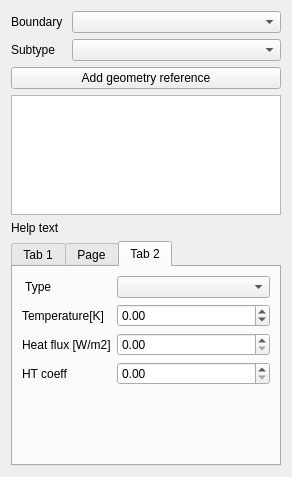
<?xml version="1.0" encoding="UTF-8"?>
<ui version="4.0">
 <class>TaskFemConstraintFluidBoundary</class>
 <widget class="QWidget" name="TaskFemConstraintFluidBoundary">
  <property name="geometry">
   <rect>
    <x>0</x>
    <y>0</y>
    <width>292</width>
    <height>477</height>
   </rect>
  </property>
  <property name="windowTitle">
   <string>Form</string>
  </property>
  <layout class="QVBoxLayout" name="verticalLayout">
   <item>
    <layout class="QFormLayout" name="layoutBoundaryType">
     <item row="0" column="0">
      <widget class="QLabel" name="labelBoundaryType">
       <property name="sizePolicy">
        <sizepolicy hsizetype="Minimum" vsizetype="Preferred">
         <horstretch>0</horstretch>
         <verstretch>0</verstretch>
        </sizepolicy>
       </property>
       <property name="text">
        <string>Boundary </string>
       </property>
      </widget>
     </item>
     <item row="0" column="1">
      <widget class="QComboBox" name="comboBoundaryType">
       <property name="sizePolicy">
        <sizepolicy hsizetype="Expanding" vsizetype="Fixed">
         <horstretch>0</horstretch>
         <verstretch>0</verstretch>
        </sizepolicy>
       </property>
      </widget>
     </item>
     <item row="1" column="0">
      <widget class="QLabel" name="labelSubtype">
       <property name="sizePolicy">
        <sizepolicy hsizetype="Minimum" vsizetype="Preferred">
         <horstretch>0</horstretch>
         <verstretch>0</verstretch>
        </sizepolicy>
       </property>
       <property name="text">
        <string>Subtype</string>
       </property>
      </widget>
     </item>
     <item row="1" column="1">
      <widget class="QComboBox" name="comboSubtype">
       <property name="sizePolicy">
        <sizepolicy hsizetype="Expanding" vsizetype="Fixed">
         <horstretch>0</horstretch>
         <verstretch>0</verstretch>
        </sizepolicy>
       </property>
      </widget>
     </item>
    </layout>
   </item>
   <item>
    <widget class="QPushButton" name="buttonReference">
     <property name="text">
      <string>Add geometry reference</string>
     </property>
    </widget>
   </item>
   <item>
    <widget class="QListWidget" name="listReferences">
     <property name="sizePolicy">
      <sizepolicy hsizetype="Expanding" vsizetype="Fixed">
       <horstretch>0</horstretch>
       <verstretch>0</verstretch>
      </sizepolicy>
     </property>
     <property name="maximumSize">
      <size>
       <width>16777215</width>
       <height>120</height>
      </size>
     </property>
     <property name="baseSize">
      <size>
       <width>0</width>
       <height>30</height>
      </size>
     </property>
    </widget>
   </item>
   <item>
    <widget class="QLabel" name="labelHelpText">
     <property name="text">
      <string>Help text</string>
     </property>
     <property name="wordWrap">
      <bool>true</bool>
     </property>
    </widget>
   </item>
   <item>
    <widget class="QTabWidget" name="tabWidget">
     <property name="enabled">
      <bool>true</bool>
     </property>
     <property name="currentIndex">
      <number>2</number>
     </property>
     <widget class="QWidget" name="tabBasicBoundary">
      <property name="enabled">
       <bool>true</bool>
      </property>
      <attribute name="title">
       <string>Tab 1</string>
      </attribute>
      <layout class="QVBoxLayout" name="verticalLayout_3">
       <item>
        <widget class="QLabel" name="labelBoundaryValue">
         <property name="enabled">
          <bool>true</bool>
         </property>
         <property name="minimumSize">
          <size>
           <width>50</width>
           <height>0</height>
          </size>
         </property>
         <property name="text">
          <string>Value [Unit]</string>
         </property>
        </widget>
       </item>
       <item>
        <layout class="QHBoxLayout" name="layoutBoundaryValue">
         <item>
          <spacer name="horizontalSpacer">
           <property name="orientation">
            <enum>Qt::Horizontal</enum>
           </property>
           <property name="sizeType">
            <enum>QSizePolicy::Expanding</enum>
           </property>
           <property name="sizeHint" stdset="0">
            <size>
             <width>40</width>
             <height>20</height>
            </size>
           </property>
          </spacer>
         </item>
         <item>
          <widget class="QDoubleSpinBox" name="spinBoundaryValue">
           <property name="enabled">
            <bool>true</bool>
           </property>
           <property name="sizePolicy">
            <sizepolicy hsizetype="Preferred" vsizetype="Fixed">
             <horstretch>0</horstretch>
             <verstretch>0</verstretch>
            </sizepolicy>
           </property>
           <property name="minimumSize">
            <size>
             <width>80</width>
             <height>0</height>
            </size>
           </property>
           <property name="minimum">
            <double>-99999.000000000000000</double>
           </property>
           <property name="maximum">
            <double>99999.000000000000000</double>
           </property>
           <property name="value">
            <double>0.000000000000000</double>
           </property>
          </widget>
         </item>
        </layout>
       </item>
       <item>
        <layout class="QHBoxLayout" name="layoutDirection">
         <item>
          <widget class="QPushButton" name="buttonDirection">
           <property name="sizePolicy">
            <sizepolicy hsizetype="Preferred" vsizetype="Fixed">
             <horstretch>0</horstretch>
             <verstretch>0</verstretch>
            </sizepolicy>
           </property>
           <property name="maximumSize">
            <size>
             <width>16777215</width>
             <height>16777215</height>
            </size>
           </property>
           <property name="text">
            <string>Direction </string>
           </property>
          </widget>
         </item>
         <item>
          <widget class="QLineEdit" name="lineDirection">
           <property name="sizePolicy">
            <sizepolicy hsizetype="MinimumExpanding" vsizetype="Fixed">
             <horstretch>0</horstretch>
             <verstretch>0</verstretch>
            </sizepolicy>
           </property>
           <property name="minimumSize">
            <size>
             <width>75</width>
             <height>0</height>
            </size>
           </property>
           <property name="maximumSize">
            <size>
             <width>16777215</width>
             <height>16777215</height>
            </size>
           </property>
           <property name="baseSize">
            <size>
             <width>0</width>
             <height>0</height>
            </size>
           </property>
          </widget>
         </item>
        </layout>
       </item>
       <item>
        <widget class="QCheckBox" name="checkReverse">
         <property name="enabled">
          <bool>true</bool>
         </property>
         <property name="minimumSize">
          <size>
           <width>160</width>
           <height>0</height>
          </size>
         </property>
         <property name="maximumSize">
          <size>
           <width>200</width>
           <height>16777215</height>
          </size>
         </property>
         <property name="text">
          <string>Reverse direction</string>
         </property>
        </widget>
       </item>
       <item>
        <spacer name="verticalSpacer">
         <property name="orientation">
          <enum>Qt::Vertical</enum>
         </property>
         <property name="sizeHint" stdset="0">
          <size>
           <width>20</width>
           <height>7</height>
          </size>
         </property>
        </spacer>
       </item>
      </layout>
     </widget>
     <widget class="QWidget" name="tabTurbulenceBoundary">
      <attribute name="title">
       <string>Page</string>
      </attribute>
      <layout class="QVBoxLayout" name="verticalLayout_2">
       <item>
        <widget class="QLabel" name="labelTurbulenceSpecification">
         <property name="text">
          <string>Turbulence specification</string>
         </property>
        </widget>
       </item>
       <item>
        <widget class="QComboBox" name="comboTurbulenceSpecification">
         <property name="sizePolicy">
          <sizepolicy hsizetype="Expanding" vsizetype="Fixed">
           <horstretch>0</horstretch>
           <verstretch>0</verstretch>
          </sizepolicy>
         </property>
         <property name="frame">
          <bool>true</bool>
         </property>
        </widget>
       </item>
       <item>
        <layout class="QHBoxLayout" name="layoutTurbulenceValue">
         <item>
          <widget class="QLabel" name="labelTurbulentIntensityValue">
           <property name="text">
            <string>Intensity    </string>
           </property>
          </widget>
         </item>
         <item>
          <widget class="QDoubleSpinBox" name="spinTurbulentIntensityValue">
           <property name="sizePolicy">
            <sizepolicy hsizetype="MinimumExpanding" vsizetype="Fixed">
             <horstretch>0</horstretch>
             <verstretch>0</verstretch>
            </sizepolicy>
           </property>
           <property name="minimumSize">
            <size>
             <width>80</width>
             <height>0</height>
            </size>
           </property>
          </widget>
         </item>
        </layout>
       </item>
       <item>
        <layout class="QHBoxLayout" name="horizontalLayout">
         <item>
          <widget class="QLabel" name="labelTurbulentLengthValue">
           <property name="text">
            <string>Length [m]</string>
           </property>
          </widget>
         </item>
         <item>
          <widget class="QDoubleSpinBox" name="spinTurbulentLengthValue">
           <property name="sizePolicy">
            <sizepolicy hsizetype="Expanding" vsizetype="Fixed">
             <horstretch>0</horstretch>
             <verstretch>0</verstretch>
            </sizepolicy>
           </property>
           <property name="minimumSize">
            <size>
             <width>80</width>
             <height>0</height>
            </size>
           </property>
          </widget>
         </item>
        </layout>
       </item>
      </layout>
     </widget>
     <widget class="QWidget" name="tabThermalBoundary">
      <attribute name="title">
       <string>Tab 2</string>
      </attribute>
      <layout class="QVBoxLayout" name="verticalLayout_5">
       <item>
        <layout class="QFormLayout" name="formLayout">
         <property name="fieldGrowthPolicy">
          <enum>QFormLayout::AllNonFixedFieldsGrow</enum>
         </property>
         <item row="0" column="0">
          <widget class="QLabel" name="labelThermalBoundaryType">
           <property name="text">
            <string> Type </string>
           </property>
          </widget>
         </item>
         <item row="0" column="1">
          <widget class="QComboBox" name="comboThermalBoundaryType">
           <property name="sizePolicy">
            <sizepolicy hsizetype="Expanding" vsizetype="Fixed">
             <horstretch>0</horstretch>
             <verstretch>0</verstretch>
            </sizepolicy>
           </property>
          </widget>
         </item>
         <item row="1" column="0">
          <widget class="QLabel" name="labelTemperature">
           <property name="text">
            <string>Temperature[K]</string>
           </property>
          </widget>
         </item>
         <item row="1" column="1">
          <widget class="QDoubleSpinBox" name="spinTemperatureValue">
           <property name="sizePolicy">
            <sizepolicy hsizetype="Expanding" vsizetype="Fixed">
             <horstretch>0</horstretch>
             <verstretch>0</verstretch>
            </sizepolicy>
           </property>
           <property name="minimum">
            <double>-273.149999999999977</double>
           </property>
           <property name="maximum">
            <double>9999.000000000000000</double>
           </property>
          </widget>
         </item>
         <item row="2" column="0">
          <widget class="QLabel" name="labelHeatFlux">
           <property name="text">
            <string>Heat flux [W/m2]</string>
           </property>
          </widget>
         </item>
         <item row="3" column="0">
          <widget class="QLabel" name="labelHTCeoff">
           <property name="text">
            <string>HT coeff</string>
           </property>
          </widget>
         </item>
         <item row="3" column="1">
          <widget class="QDoubleSpinBox" name="spinHTCoeffValue">
           <property name="sizePolicy">
            <sizepolicy hsizetype="Expanding" vsizetype="Fixed">
             <horstretch>0</horstretch>
             <verstretch>0</verstretch>
            </sizepolicy>
           </property>
           <property name="minimum">
            <double>0.000000000000000</double>
           </property>
           <property name="maximum">
            <double>99999.000000000000000</double>
           </property>
           <property name="value">
            <double>0.000000000000000</double>
           </property>
          </widget>
         </item>
         <item row="2" column="1">
          <widget class="QDoubleSpinBox" name="spinHeatFluxValue">
           <property name="sizePolicy">
            <sizepolicy hsizetype="Expanding" vsizetype="Fixed">
             <horstretch>0</horstretch>
             <verstretch>0</verstretch>
            </sizepolicy>
           </property>
           <property name="minimum">
            <double>0.000000000000000</double>
           </property>
           <property name="maximum">
            <double>99999.000000000000000</double>
           </property>
           <property name="value">
            <double>0.000000000000000</double>
           </property>
          </widget>
         </item>
        </layout>
       </item>
      </layout>
     </widget>
    </widget>
   </item>
  </layout>
 </widget>
 <resources/>
 <connections/>
</ui>
